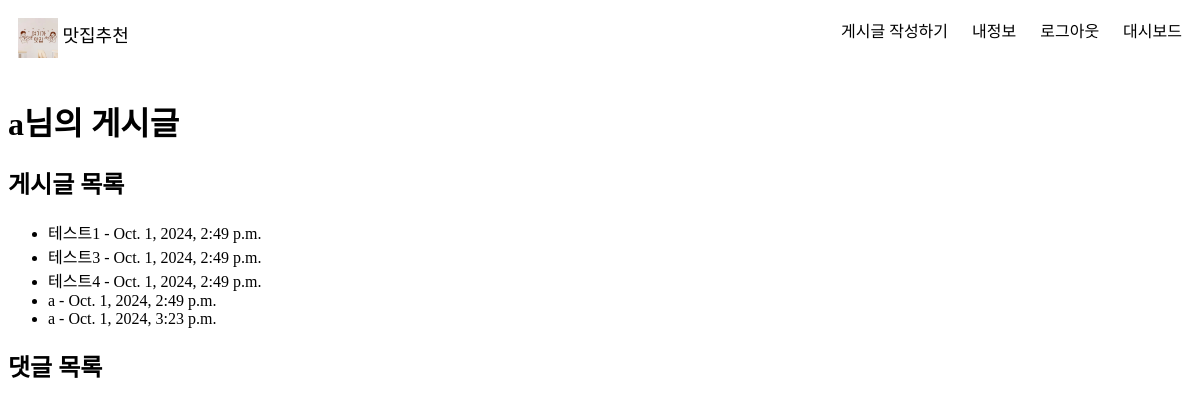
The page /user-stats/ (signed in) on the database its author committed.
### foods/models.py (models this page shows, shortened)
class Food(models.Model):
    CUISINE_CHOICES = [
        ('KR', '한식'), ('WE', '양식'), ('JP', '일식'), ('CN', '중식')
    ]
    user = models.ForeignKey(settings.AUTH_USER_MODEL, on_delete=models.CASCADE)
    title = models.CharField(max_length=30)
    content = models.TextField()
    location = models.CharField(max_length=255)
    call = models.CharField(max_length=20, null=True, blank=True)
    photo = models.ImageField(upload_to='foods_photos/')
    rating = models.DecimalField(max_digits=2, decimal_places=1)
    cuisine = models.CharField(max_length=2, choices=CUISINE_CHOICES)
    parking_available = models.BooleanField(default=False)
    reservation_available = models.BooleanField(default=False)
    created_at = models.DateTimeField(auto_now_add=True)  # auto_now_add로 변경
    location_lat = models.FloatField(null=True, blank=True)  # 위도
    location_lng = models.FloatField(null=True, blank=True)  # 경도

### analytics/views.py (the view)
# urls.py: path('user-stats/', UserStatsView.as_view(), name='user-stats'),
class UserStatsView(LoginRequiredMixin, TemplateView):
    template_name = 'user_stats.html'
    def get_context_data(self, **kwargs):
        context = super().get_context_data(**kwargs)
        user = self.request.user
        context['posts'] = Food.objects.filter(user=user)
        context['comments'] = Comment.objects.filter(user=user)
        context['post_count'] = Food.objects.filter(user=user).count()
        context['cuisine_counts'] = Food.objects.filter(user=user).values('cuisine').annotate(count=Count('id'))
        return context

### analytics/templates/user_stats.html (shortened to what this page needs)
<!DOCTYPE html>
<html lang="ko">
<head>
    {% load static %}
    <link rel="stylesheet" href="{% static 'css/menu.css' %}">
</head>
<body>
    {% include 'menu.html' %}
    <h1>{{ user.username }}님의 게시글</h1>
    <h2>게시글 목록</h2>
    <ul>
        {% for post in posts %}
        <li>{{ post.title }} - {{ post.created_at }}</li>
        {% endfor %}
    </ul>
    <h2>댓글 목록</h2>
</body>
</html>

### rows shown on the page
Food: title "테스트1", created_at "Oct. 1, 2024, 2:49 p.m."
Food: title "테스트3", created_at "Oct. 1, 2024, 2:49 p.m."
Food: title "테스트4", created_at "Oct. 1, 2024, 2:49 p.m."
Food: title "a", created_at "Oct. 1, 2024, 2:49 p.m."
Food: title "a", created_at "Oct. 1, 2024, 3:23 p.m."

### other values the page prints
{{ user.username }} "a"
